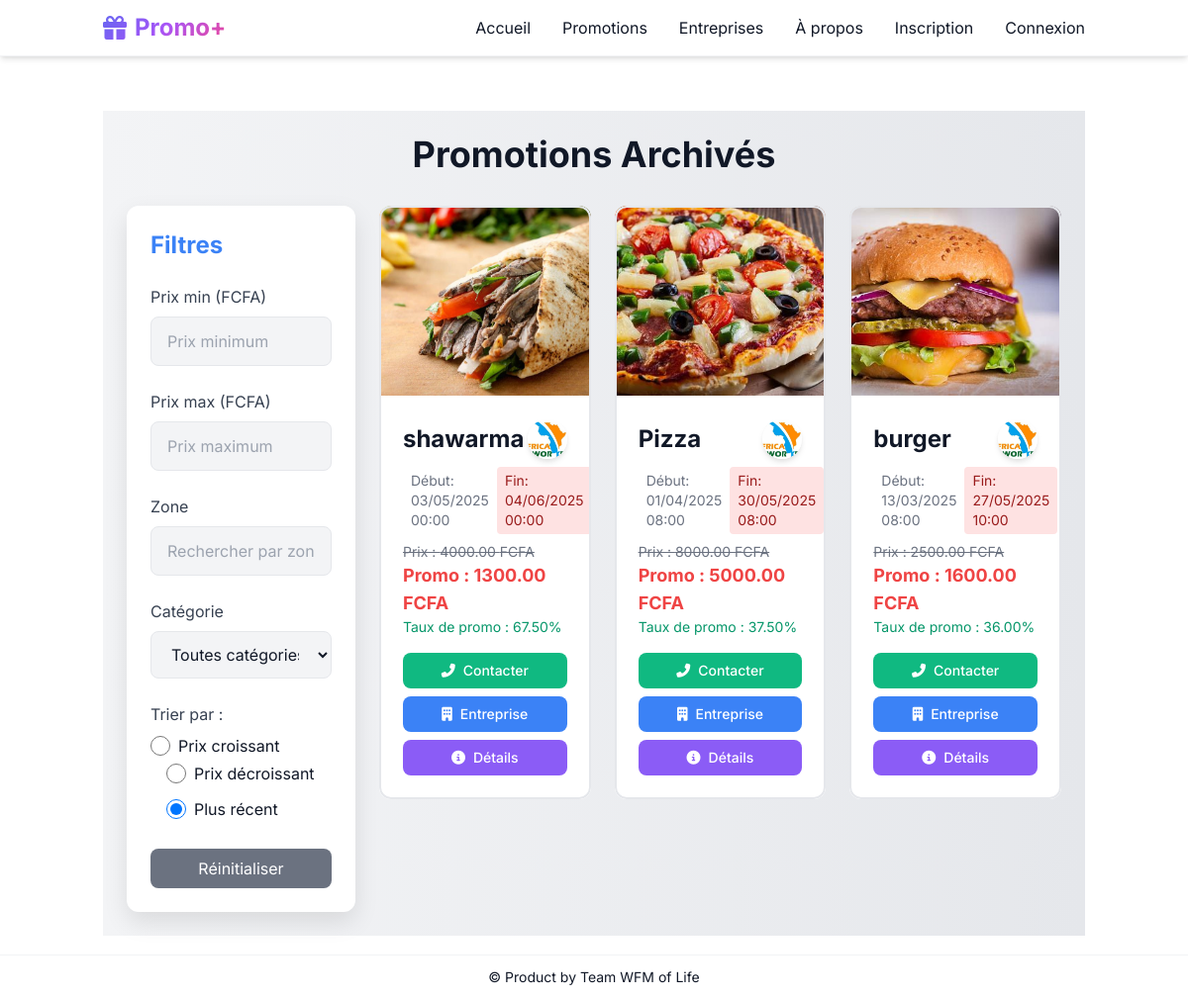
The page /archives/ on the database as committed earlier.
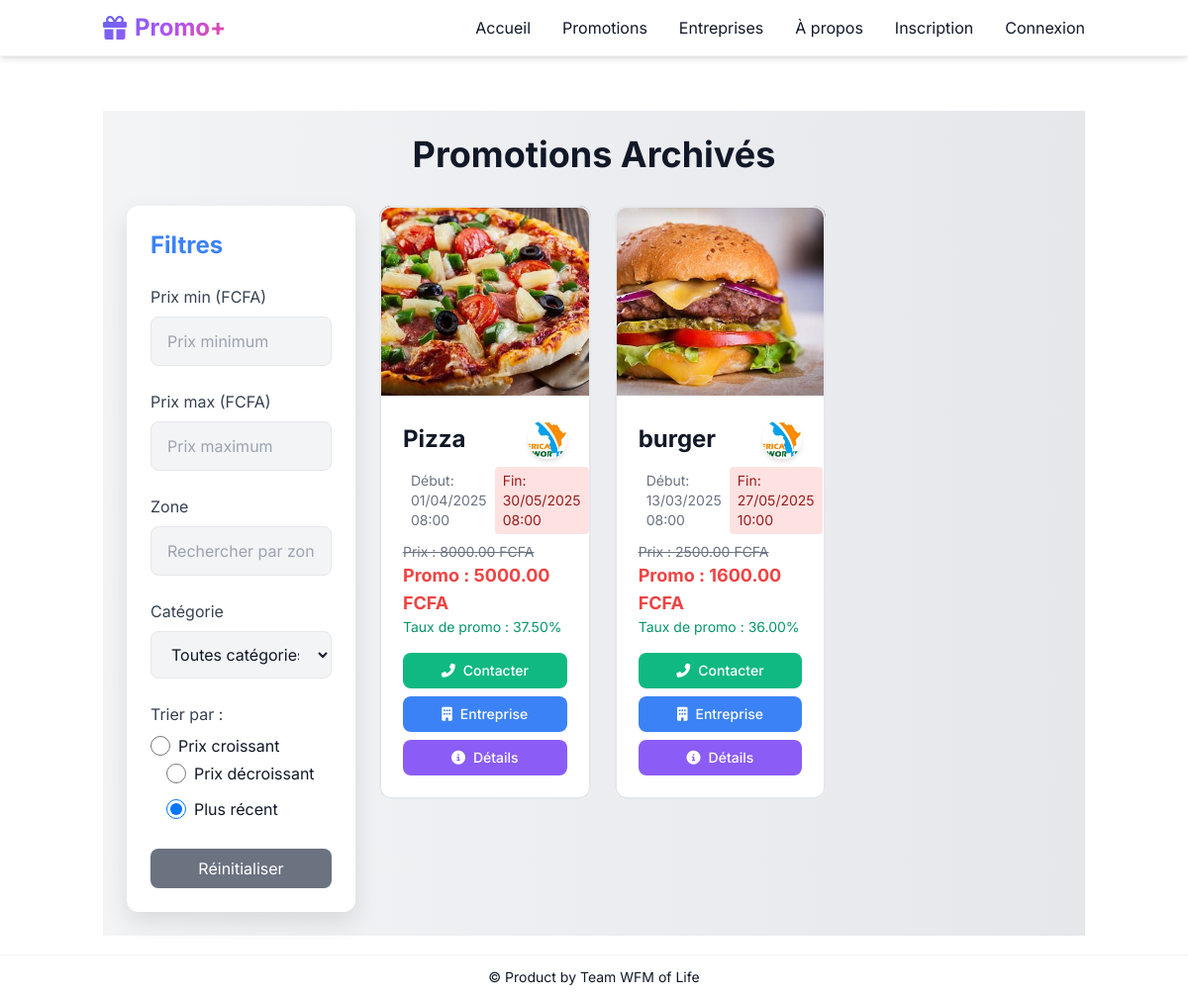
The same page on the database as committed later.
### promotions/models.py (models this page shows, shortened)
class Produit(models.Model):
    nom = models.CharField(max_length=100)
    description = models.TextField()
    prix = models.DecimalField(max_digits=10, decimal_places=2)
    prix_promotionnel = models.DecimalField(max_digits=10, decimal_places=2)
    date_debut_promo = models.DateTimeField()
    date_fin_promo = models.DateTimeField()
    quantite = models.IntegerField(default=1)
    image = models.ImageField(upload_to='produits/', default='produits/inconnues.jpg')
    categorie = models.ForeignKey(Categorie, on_delete=models.CASCADE)
    entreprise = models.ForeignKey(Entreprise, on_delete=models.CASCADE)
    est_expire = models.BooleanField(default=False)
    @property
    def discount_percentage(self):
        return round(((self.prix - self.prix_promotionnel) / self.prix) * 100, 2)

class Entreprise(models.Model):
    nom = models.CharField(max_length=100)
    categorie_e = models.CharField(max_length=50, choices=[
        ('Hôtel', 'Hôtel'),
        ('Supermarché', 'Supermarché'),
        ('hôpital', 'Hôpital'),
        ('magasin', 'Magasin'),
        ('réseau', 'Réseau'),
    ], default="Supermarché")
    email = models.EmailField()
    description = models.TextField(default="Soyez à l'afflux de nos meilleurs promos")
    contact = models.CharField(max_length=20)
    logo = models.ImageField(upload_to='logos/')
    banniere = models.ImageField(upload_to='bannieres/')
    localisation = models.CharField(max_length=255, help_text="Adresse textuelle pour l'affichage")
    localisation_map = models.TextField(help_text="Texte pour l'iframe Google Maps (ex: '6.1234,1.5678' ou 'Nom+du+lieu')")
    latitude = models.FloatField(blank=True, null=True,default=0)
    longitude = models.FloatField(blank=True, null=True,default=0)
    facebook = models.URLField(blank=True, null=True)
    instagram = models.URLField(blank=True, null=True)
    twitter = models.URLField(blank=True, null=True)
    website = models.URLField(blank=True, null=True)
    meta_description = models.TextField(blank=True, null=True, help_text="Description pour le référencement SEO")
    meta_keywords = models.CharField(max_length=255, blank=True, null=True, help_text="Mots-clés pour le référencement SEO, séparés par des virgules")
    abonnes_count = models.PositiveIntegerField(default=0)
    class Meta:
        verbose_name = "Entreprise"
        verbose_name_plural = "Entreprises"

### promotions/views.py (the view)
# urls.py: path('archives/', views.archives, name='archives'),
def archives(request):
    categories = Categorie.objects.all()
    produits=Produit.objects.all()
    produits_list = produits.filter(est_expire=True)
    paginator = Paginator(produits_list, 12)  # 8 produits par page
    page_number = request.GET.get('page')
    produits = paginator.get_page(page_number)
    return render(request, 'promotions/archives.html', {'produits': produits,'categories': categories,})

### promotions/templates/promotions/archives.html (shortened to what the changed rows need)
{% extends 'base.html' %}
{% block content %}
<div class="min-h-screen bg-gradient-to-r from-gray-100 to-gray-200 dark:from-gray-900 dark:to-gray-800 text-gray-900 dark:text-white p-6 transition-colors duration-300">
    <h1 class="text-4xl font-bold mb-8 text-center animate-fade-in">Promotions Archivés </h1>
    <div class="flex flex-col md:flex-row gap-6">
        <aside class="w-full md:w-1/4 p-6 bg-white dark:bg-gray-800 rounded-xl shadow-2xl animate-slide-in-left">
            <h2 class="text-2xl font-bold mb-6 text-blue-500 dark:text-blue-400">Filtres</h2>
        </aside>
        <main class="w-full md:w-3/4">
            <div class="grid grid-cols-1 sm:grid-cols-2 lg:grid-cols-3 gap-6" id="products-container">
                {% for produit in produits %}
                <div class="card bg-white dark:bg-gray-800 rounded-xl overflow-hidden transform transition-all duration-300 hover:scale-105 hover:shadow-3xl animate-fade-in relative"
                     data-price="{{ produit.prix_promotionnel }}"
                     data-zone="{{ produit.entreprise.localisation }}"
                     data-categorie="{{ produit.categorie.nom }}"
                     data-date="{{ produit.date_debut_promo|date:'U' }}">
                    <img src="{{ produit.image.url }}" alt="{{ produit.nom }}" class="w-full h-48 object-cover">
                    <div class="p-6">
                        <div class="flex items-center justify-between w-full">
                            <h2 class="text-2xl font-bold text-gray-900 dark:text-white">{{ produit.nom }}</h2>
                            <img src="{{ produit.entreprise.logo.url }}" alt="{{ produit.entreprise.nom }}" class="w-10 h-10 rounded-full object-cover shadow-md">
                        </div>
                        <div class="flex justify-between text-sm text-gray-500 mt-2">
                            <span class="bg-orange-100 text-orange-800 px-2 py-1 rounded">Début: {{ produit.date_debut_promo|date:"d/m/Y H:i" }}</span>
                            <span class="bg-red-100 text-red-800 px-2 py-1 rounded">Fin: {{ produit.date_fin_promo|date:"d/m/Y H:i" }}</span>
                        </div>
                        <div class="mt-2">
                            <p class="text-sm text-gray-500 line-through">Prix : {{ produit.prix }} FCFA</p>
                            <p class="product-price-promo text-lg font-bold text-red-500">Promo : {{ produit.prix_promotionnel }} FCFA</p>
                            <p class="text-sm text-green-600">Taux de promo : {{ produit.discount_percentage }}%</p>
                        </div>
                        <div class="mt-4 flex flex-wrap justify-center gap-2">
    <button onclick="openContactPopup('{{ produit.entreprise.nom }}', '{{ produit.nom }}', '{{ produit.entreprise.contact }}', '{{ produit.entreprise.email }}')"
            class="flex-1 min-w-[120px] bg-green-500 text-white px-3 py-2 rounded-lg text-sm font-medium flex items-center justify-center hover:bg-green-600 transition-all">
        <i class="fas fa-phone-alt mr-2"></i> Contacter
    </button>
    <a href="{% url 'entreprise_public_view' produit.entreprise.id %}"
       class="flex-1 min-w-[120px] bg-blue-500 text-white px-3 py-2 rounded-lg text-sm font-medium flex items-center justify-center hover:bg-blue-600 transition-all">
        <i class="fas fa-building mr-2"></i> Entreprise
    </a>
                            <button onclick="openDetailsPopup('{{ produit.nom }}', '{{ produit.description|escapejs}}', '{{ produit.prix }}', '{{ produit.prix_promo }}', '{{ produit.taux }}', '{{ produit.date_debut_promo }}', '{{ produit.date_fin_promo }}', '{{ produit.entreprise.nom }}', '{{ produit.entreprise.email }}', '{{ produit.entreprise.telephone }}', '{{ produit.entreprise.localisation }}', '{{ produit.entreprise.logo.url }}', '{{ produit.entreprise.banniere.url }}', '{{ produit.image.url }}')"
                                    class="flex-1 min-w-[120px] bg-purple-500 text-white px-3 py-2 rounded-lg text-sm font-medium flex items-center justify-center hover:bg-purple-600 transition-all">
                                <i class="fas fa-info-circle mr-2"></i> Détails
                            </button>
</div>
                    </div>
                    <div class="absolute inset-0 border-2 border-white/10 rounded-xl pointer-events-none"></div>
                </div>
                {% endfor %}
            </div>
        </main>
    </div>
</div>
{% endblock %}

Rows that differ between the two databases and show on the page:
no longer on this page (row edited): Produit: image (picture), nom "shawarma", entreprise.logo (picture), date_debut_promo "03/05/2025 00:00", date_fin_promo "04/06/2025 00:00", prix "4000.00", prix_promotionnel "1300.00", discount_percentage "67.50"
